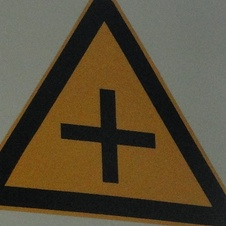
#> input picture traffic-sign-detection-master/data/proposals_train/0_33.jpg, 226 x 226 px, found by its file name; its folder holds 4 pictures in this run
$ python data_aug.py
#> lines starting #> are read from the running program, lines starting #| are printed output that depends on the picture
import cv2
import numpy as np
import os

def affine(img, delta_pix):
    rows, cols, _ = img.shape
    pts1 = np.float32([[0,0], [rows,0], [0, cols]])
    pts2 = pts1 + delta_pix
    M = cv2.getAffineTransform(pts1, pts2)
    res = cv2.warpAffine(img, M, (rows, cols))
    return res


def affine_dir(img_dir, write_dir, max_delta_pix):
#> called with max_delta_pix = 10
    img_names = os.listdir(img_dir)
    img_names = [img_name for img_name in img_names if img_name.split(".")[-1]=="jpg"]
    for index, img_name in enumerate(img_names):
        img = cv2.imread(os.path.join(img_dir,img_name))
#> img is the input picture: shape (226, 226, 3); mean B, G, R 54.7, 76.8, 88.4
        save_name = os.path.join(write_dir, img_name.split(".")[0]+"f.jpg")
        delta_pix = np.float32(np.random.randint(-max_delta_pix,max_delta_pix+1,[3,2]))
        img_a = affine(img, delta_pix)
#> in affine, `res = cv2.warpAffine(img, M, (rows, cols))`:
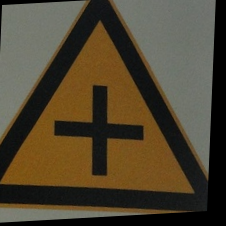
#> res: shape (226, 226, 3); mean B, G, R 48.3, 68.2, 78.8
        cv2.imwrite(save_name, img_a)
#> pass 2 of the loop in affine_dir, `for index, img_name in enumerate(img_names):`:
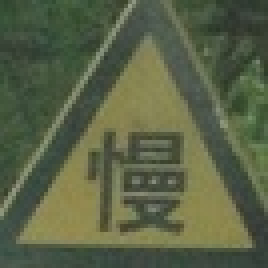
#> input picture traffic-sign-detection-master/data/proposals_train/11_3.jpg, 67 x 67 px, found by its file name (shown 4 times larger)
#> in affine_dir, img is the input picture: shape (67, 67, 3); mean B, G, R 70.1, 97.9, 89.1
#> in affine (call 2), `res = cv2.warpAffine(img, M, (rows, cols))`:
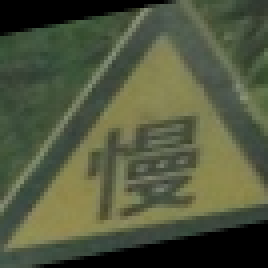
#> res: shape (67, 67, 3) (shown 4 times larger); mean B, G, R 62.4, 87.4, 80.4
#> pass 3 of the loop in affine_dir, `for index, img_name in enumerate(img_names):`:
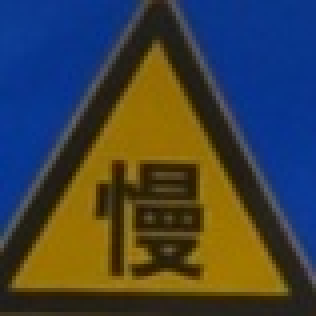
#> input picture traffic-sign-detection-master/data/proposals_train/11_34.jpg, 79 x 79 px, found by its file name (shown 4 times larger)
#> in affine_dir, img is the input picture: shape (79, 79, 3); mean B, G, R 63.6, 66, 63.2
#> in affine (call 3), `res = cv2.warpAffine(img, M, (rows, cols))`:
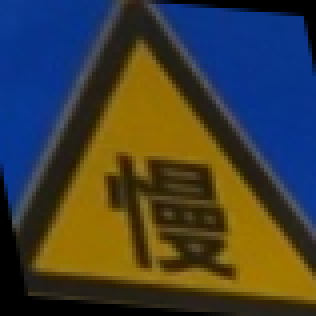
#> res: shape (79, 79, 3) (shown 4 times larger); mean B, G, R 54.6, 63, 63.1
#> the loop made 4 passes; the first 3 are shown

if __name__ == "__main__":
    img_dir = "/home/hc/flush/traffic-sign-detection-master/data/proposals_train"
    write_dir = "/home/hc/flush/traffic-sign-detection-master/data/proposal_train_affine"
    affine_dir(img_dir, write_dir, 10)
